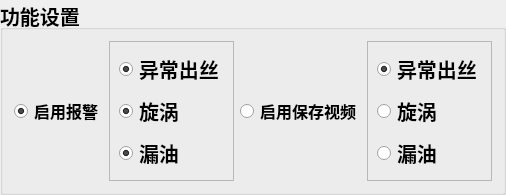
        <widget class="QGroupBox" name="groupBox_9">
         <property name="font">
          <font>
           <pointsize>15</pointsize>
           <weight>75</weight>
           <bold>true</bold>
          </font>
         </property>
         <property name="styleSheet">
          <string notr="true"/>
         </property>
         <property name="title">
          <string>功能设置</string>
         </property>
         <layout class="QVBoxLayout" name="verticalLayout_3">
          <item>
           <layout class="QHBoxLayout" name="horizontalLayout_4" stretch="3,0,3,3">
            <item>
             <widget class="QRadioButton" name="radioButton_startWarning">
              <property name="font">
               <font>
                <pointsize>12</pointsize>
               </font>
              </property>
              <property name="text">
               <string>启用报警</string>
              </property>
              <property name="checked">
               <bool>true</bool>
              </property>
              <property name="autoExclusive">
               <bool>false</bool>
              </property>
             </widget>
            </item>
            <item>
             <widget class="QFrame" name="frame_2">
              <property name="sizePolicy">
               <sizepolicy hsizetype="Preferred" vsizetype="Minimum">
                <horstretch>0</horstretch>
                <verstretch>0</verstretch>
               </sizepolicy>
              </property>
              <property name="frameShape">
               <enum>QFrame::StyledPanel</enum>
              </property>
              <property name="frameShadow">
               <enum>QFrame::Raised</enum>
              </property>
              <layout class="QHBoxLayout" name="horizontalLayout_14">
               <item>
                <layout class="QVBoxLayout" name="verticalLayout_7">
                 <item>
                  <widget class="QRadioButton" name="radioButton_abnormal_warning">
                   <property name="text">
                    <string>异常出丝</string>
                   </property>
                   <property name="checked">
                    <bool>true</bool>
                   </property>
                   <property name="autoRepeat">
                    <bool>false</bool>
                   </property>
                   <property name="autoExclusive">
                    <bool>false</bool>
                   </property>
                  </widget>
                 </item>
                 <item>
                  <widget class="QRadioButton" name="radioButton_vortex_warning">
                   <property name="text">
                    <string>旋涡</string>
                   </property>
                   <property name="checked">
                    <bool>true</bool>
                   </property>
                   <property name="autoRepeat">
                    <bool>false</bool>
                   </property>
                   <property name="autoExclusive">
                    <bool>false</bool>
                   </property>
                  </widget>
                 </item>
                 <item>
                  <widget class="QRadioButton" name="radioButton_oil_warning">
                   <property name="text">
                    <string>漏油</string>
                   </property>
                   <property name="checked">
                    <bool>true</bool>
                   </property>
                   <property name="autoRepeat">
                    <bool>false</bool>
                   </property>
                   <property name="autoExclusive">
                    <bool>false</bool>
                   </property>
                  </widget>
                 </item>
                </layout>
               </item>
              </layout>
             </widget>
            </item>
            <item>
             <widget class="QRadioButton" name="radioButton_startSavePicture">
              <property name="font">
               <font>
                <pointsize>12</pointsize>
               </font>
              </property>
              <property name="text">
               <string>启用保存视频</string>
              </property>
             </widget>
            </item>
            <item>
             <widget class="QFrame" name="frame">
              <property name="sizePolicy">
               <sizepolicy hsizetype="Preferred" vsizetype="Minimum">
                <horstretch>0</horstretch>
                <verstretch>0</verstretch>
               </sizepolicy>
              </property>
              <property name="frameShape">
               <enum>QFrame::StyledPanel</enum>
              </property>
              <property name="frameShadow">
               <enum>QFrame::Raised</enum>
              </property>
              <layout class="QHBoxLayout" name="horizontalLayout_13">
               <item>
                <layout class="QVBoxLayout" name="verticalLayout_6">
                 <item>
                  <widget class="QRadioButton" name="radioButton_abnormal">
                   <property name="text">
                    <string>异常出丝</string>
                   </property>
                   <property name="checked">
                    <bool>true</bool>
                   </property>
                   <property name="autoRepeat">
                    <bool>false</bool>
                   </property>
                   <property name="autoExclusive">
                    <bool>false</bool>
                   </property>
                  </widget>
                 </item>
                 <item>
                  <widget class="QRadioButton" name="radioButton_vortex">
                   <property name="text">
                    <string>旋涡</string>
                   </property>
                   <property name="autoRepeat">
                    <bool>false</bool>
                   </property>
                   <property name="autoExclusive">
                    <bool>false</bool>
                   </property>
                  </widget>
                 </item>
                 <item>
                  <widget class="QRadioButton" name="radioButton_oil">
                   <property name="text">
                    <string>漏油</string>
                   </property>
                   <property name="autoRepeat">
                    <bool>false</bool>
                   </property>
                   <property name="autoExclusive">
                    <bool>false</bool>
                   </property>
                  </widget>
                 </item>
                </layout>
               </item>
              </layout>
             </widget>
            </item>
           </layout>
          </item>
         </layout>
        </widget>
